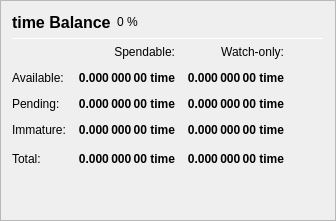
                   <widget class="QFrame" name="frame_Balances">
                    <property name="frameShape">
                     <enum>QFrame::StyledPanel</enum>
                    </property>
                    <property name="frameShadow">
                     <enum>QFrame::Raised</enum>
                    </property>
                    <layout class="QVBoxLayout" name="verticalLayout_4">
                     <item>
                      <layout class="QHBoxLayout" name="horizontalLayout_4">
                       <item>
                        <widget class="QLabel" name="label_5">
                         <property name="minimumSize">
                          <size>
                           <width>0</width>
                           <height>20</height>
                          </size>
                         </property>
                         <property name="font">
                          <font>
                           <pointsize>12</pointsize>
                           <weight>75</weight>
                           <bold>true</bold>
                          </font>
                         </property>
                         <property name="text">
                          <string>time Balance</string>
                         </property>
                        </widget>
                       </item>
                       <item>
                        <widget class="QLabel" name="labelECAPercent">
                         <property name="text">
                          <string notr="true">0 %</string>
                         </property>
                        </widget>
                       </item>
                       <item>
                        <spacer name="horizontalSpacer_3">
                         <property name="orientation">
                          <enum>Qt::Horizontal</enum>
                         </property>
                         <property name="sizeHint" stdset="0">
                          <size>
                           <width>40</width>
                           <height>20</height>
                          </size>
                         </property>
                        </spacer>
                       </item>
                      </layout>
                     </item>
                     <item>
                      <widget class="Line" name="line_Balance">
                       <property name="minimumSize">
                        <size>
                         <width>0</width>
                         <height>1</height>
                        </size>
                       </property>
                       <property name="maximumSize">
                        <size>
                         <width>16777215</width>
                         <height>1</height>
                        </size>
                       </property>
                       <property name="orientation">
                        <enum>Qt::Horizontal</enum>
                       </property>
                      </widget>
                     </item>
                     <item>
                      <layout class="QGridLayout" name="gridLayout">
                       <property name="spacing">
                        <number>12</number>
                       </property>
                       <item row="0" column="1">
                        <widget class="QLabel" name="labelSpendable">
                         <property name="text">
                          <string>Spendable:</string>
                         </property>
                         <property name="alignment">
                          <set>Qt::AlignRight|Qt::AlignTrailing|Qt::AlignVCenter</set>
                         </property>
                        </widget>
                       </item>
                       <item row="0" column="2">
                        <widget class="QLabel" name="labelWatchonly">
                         <property name="text">
                          <string>Watch-only:</string>
                         </property>
                         <property name="alignment">
                          <set>Qt::AlignRight|Qt::AlignTrailing|Qt::AlignVCenter</set>
                         </property>
                        </widget>
                       </item>
                       <item row="1" column="0">
                        <widget class="QLabel" name="labelBalanceText">
                         <property name="text">
                          <string>Available:</string>
                         </property>
                        </widget>
                       </item>
                       <item row="1" column="1">
                        <widget class="QLabel" name="labelBalance">
                         <property name="font">
                          <font>
                           <weight>75</weight>
                           <bold>true</bold>
                          </font>
                         </property>
                         <property name="cursor">
                          <cursorShape>IBeamCursor</cursorShape>
                         </property>
                         <property name="toolTip">
                          <string>Your current spendable balance</string>
                         </property>
                         <property name="text">
                          <string notr="true">0.000 000 00 time</string>
                         </property>
                         <property name="alignment">
                          <set>Qt::AlignRight|Qt::AlignTrailing|Qt::AlignVCenter</set>
                         </property>
                         <property name="textInteractionFlags">
                          <set>Qt::LinksAccessibleByMouse|Qt::TextSelectableByKeyboard|Qt::TextSelectableByMouse</set>
                         </property>
                        </widget>
                       </item>
                       <item row="1" column="2">
                        <widget class="QLabel" name="labelWatchAvailable">
                         <property name="font">
                          <font>
                           <weight>75</weight>
                           <bold>true</bold>
                          </font>
                         </property>
                         <property name="cursor">
                          <cursorShape>IBeamCursor</cursorShape>
                         </property>
                         <property name="toolTip">
                          <string>Your current balance in watch-only addresses</string>
                         </property>
                         <property name="text">
                          <string notr="true">0.000 000 00 time</string>
                         </property>
                         <property name="alignment">
                          <set>Qt::AlignRight|Qt::AlignTrailing|Qt::AlignVCenter</set>
                         </property>
                         <property name="textInteractionFlags">
                          <set>Qt::LinksAccessibleByMouse|Qt::TextSelectableByKeyboard|Qt::TextSelectableByMouse</set>
                         </property>
                        </widget>
                       </item>
                       <item row="2" column="0">
                        <widget class="QLabel" name="labelPendingText">
                         <property name="text">
                          <string>Pending:</string>
                         </property>
                        </widget>
                       </item>
                       <item row="2" column="1">
                        <widget class="QLabel" name="labelUnconfirmed">
                         <property name="font">
                          <font>
                           <weight>75</weight>
                           <bold>true</bold>
                          </font>
                         </property>
                         <property name="cursor">
                          <cursorShape>IBeamCursor</cursorShape>
                         </property>
                         <property name="toolTip">
                          <string>Total of transactions that have yet to be confirmed, and do not yet count toward the spendable balance</string>
                         </property>
                         <property name="text">
                          <string notr="true">0.000 000 00 time</string>
                         </property>
                         <property name="alignment">
                          <set>Qt::AlignRight|Qt::AlignTrailing|Qt::AlignVCenter</set>
                         </property>
                         <property name="textInteractionFlags">
                          <set>Qt::LinksAccessibleByMouse|Qt::TextSelectableByKeyboard|Qt::TextSelectableByMouse</set>
                         </property>
                        </widget>
                       </item>
                       <item row="2" column="2">
                        <widget class="QLabel" name="labelWatchPending">
                         <property name="font">
                          <font>
                           <weight>75</weight>
                           <bold>true</bold>
                          </font>
                         </property>
                         <property name="cursor">
                          <cursorShape>IBeamCursor</cursorShape>
                         </property>
                         <property name="toolTip">
                          <string>Unconfirmed transactions to watch-only addresses</string>
                         </property>
                         <property name="text">
                          <string notr="true">0.000 000 00 time</string>
                         </property>
                         <property name="alignment">
                          <set>Qt::AlignRight|Qt::AlignTrailing|Qt::AlignVCenter</set>
                         </property>
                         <property name="textInteractionFlags">
                          <set>Qt::LinksAccessibleByMouse|Qt::TextSelectableByKeyboard|Qt::TextSelectableByMouse</set>
                         </property>
                        </widget>
                       </item>
                       <item row="3" column="0">
                        <widget class="QLabel" name="labelImmatureText">
                         <property name="text">
                          <string>Immature:</string>
                         </property>
                        </widget>
                       </item>
                       <item row="3" column="1">
                        <widget class="QLabel" name="labelImmature">
                         <property name="font">
                          <font>
                           <weight>75</weight>
                           <bold>true</bold>
                          </font>
                         </property>
                         <property name="cursor">
                          <cursorShape>IBeamCursor</cursorShape>
                         </property>
                         <property name="toolTip">
                          <string>Staked rewards that has not yet matured</string>
                         </property>
                         <property name="text">
                          <string notr="true">0.000 000 00 time</string>
                         </property>
                         <property name="alignment">
                          <set>Qt::AlignRight|Qt::AlignTrailing|Qt::AlignVCenter</set>
                         </property>
                         <property name="textInteractionFlags">
                          <set>Qt::LinksAccessibleByMouse|Qt::TextSelectableByKeyboard|Qt::TextSelectableByMouse</set>
                         </property>
                        </widget>
                       </item>
                       <item row="3" column="2">
                        <widget class="QLabel" name="labelWatchImmature">
                         <property name="font">
                          <font>
                           <weight>75</weight>
                           <bold>true</bold>
                          </font>
                         </property>
                         <property name="cursor">
                          <cursorShape>IBeamCursor</cursorShape>
                         </property>
                         <property name="toolTip">
                          <string>Staked or masternode rewards in watch-only addresses that has not yet matured</string>
                         </property>
                         <property name="text">
                          <string notr="true">0.000 000 00 time</string>
                         </property>
                         <property name="alignment">
                          <set>Qt::AlignRight|Qt::AlignTrailing|Qt::AlignVCenter</set>
                         </property>
                         <property name="textInteractionFlags">
                          <set>Qt::LinksAccessibleByMouse|Qt::TextSelectableByKeyboard|Qt::TextSelectableByMouse</set>
                         </property>
                        </widget>
                       </item>
                       <!--
                       <item row="4" column="0">
                        <widget class="QLabel" name="labelLockedBalanceText">
                         <property name="toolTip">
                          <string>Locked time or Masternode collaterals. These are excluded from zECA minting.</string>
                         </property>
                         <property name="text">
                          <string>Locked:</string>
                         </property>
                        </widget>
                       </item>
                       <item row="4" column="1">
                        <widget class="QLabel" name="labelLockedBalance">
                         <property name="font">
                          <font>
                           <weight>75</weight>
                           <bold>true</bold>
                          </font>
                         </property>
                         <property name="cursor">
                          <cursorShape>IBeamCursor</cursorShape>
                         </property>
                         <property name="toolTip">
                          <string>Locked time or Masternode collaterals. These are excluded from zECA minting.</string>
                         </property>
                         <property name="text">
                          <string notr="true">0.000 000 00 time</string>
                         </property>
                         <property name="alignment">
                          <set>Qt::AlignRight|Qt::AlignTrailing|Qt::AlignVCenter</set>
                         </property>
                         <property name="textInteractionFlags">
                          <set>Qt::LinksAccessibleByMouse|Qt::TextSelectableByKeyboard|Qt::TextSelectableByMouse</set>
                         </property>
                        </widget>
                       </item>
                       <item row="4" column="2">
                        <widget class="QLabel" name="labelWatchLocked">
                         <property name="font">
                          <font>
                           <weight>75</weight>
                           <bold>true</bold>
                          </font>
                         </property>
                         <property name="cursor">
                          <cursorShape>IBeamCursor</cursorShape>
                         </property>
                         <property name="toolTip">
                          <string>Current locked balance in watch-only addresses</string>
                         </property>
                         <property name="text">
                          <string notr="true">0.000 000 00 time</string>
                         </property>
                         <property name="alignment">
                          <set>Qt::AlignRight|Qt::AlignTrailing|Qt::AlignVCenter</set>
                         </property>
                         <property name="textInteractionFlags">
                          <set>Qt::LinksAccessibleByMouse|Qt::TextSelectableByKeyboard|Qt::TextSelectableByMouse</set>
                         </property>
                        </widget>
                       </item>
                       -->
                       <item row="5" column="0">
                        <widget class="QLabel" name="labelTotalText">
                         <property name="toolTip">
                          <string>Your current time balance, unconfirmed and immature transactions included</string>
                         </property>
                         <property name="text">
                          <string>Total:</string>
                         </property>
                        </widget>
                       </item>
                       <item row="5" column="1">
                        <widget class="QLabel" name="labelTotal">
                         <property name="font">
                          <font>
                           <weight>75</weight>
                           <bold>true</bold>
                          </font>
                         </property>
                         <property name="cursor">
                          <cursorShape>IBeamCursor</cursorShape>
                         </property>
                         <property name="toolTip">
                          <string>Your current time balance, unconfirmed and immature transactions included</string>
                         </property>
                         <property name="text">
                          <string notr="true">0.000 000 00 time</string>
                         </property>
                         <property name="alignment">
                          <set>Qt::AlignRight|Qt::AlignTrailing|Qt::AlignVCenter</set>
                         </property>
                         <property name="textInteractionFlags">
                          <set>Qt::LinksAccessibleByMouse|Qt::TextSelectableByKeyboard|Qt::TextSelectableByMouse</set>
                         </property>
                        </widget>
                       </item>
                       <item row="5" column="2">
                        <widget class="QLabel" name="labelWatchTotal">
                         <property name="font">
                          <font>
                           <weight>75</weight>
                           <bold>true</bold>
                          </font>
                         </property>
                         <property name="cursor">
                          <cursorShape>IBeamCursor</cursorShape>
                         </property>
                         <property name="toolTip">
                          <string>Current total balance in watch-only addresses</string>
                         </property>
                         <property name="text">
                          <string notr="true">0.000 000 00 time</string>
                         </property>
                         <property name="alignment">
                          <set>Qt::AlignRight|Qt::AlignTrailing|Qt::AlignVCenter</set>
                         </property>
                         <property name="textInteractionFlags">
                          <set>Qt::LinksAccessibleByMouse|Qt::TextSelectableByKeyboard|Qt::TextSelectableByMouse</set>
                         </property>
                        </widget>
                       </item>
                       <item row="5" column="3">
                        <spacer name="horizontalSpacer_9">
                         <property name="orientation">
                          <enum>Qt::Horizontal</enum>
                         </property>
                         <property name="sizeHint" stdset="0">
                          <size>
                           <width>40</width>
                           <height>20</height>
                          </size>
                         </property>
                        </spacer>
                       </item>
                      </layout>
                     </item>
                     <item>
                      <spacer name="verticalSpacer_3">
                       <property name="orientation">
                        <enum>Qt::Vertical</enum>
                       </property>
                       <property name="sizeHint" stdset="0">
                        <size>
                         <width>20</width>
                         <height>40</height>
                        </size>
                       </property>
                      </spacer>
                     </item>
                    </layout>
                   </widget>
